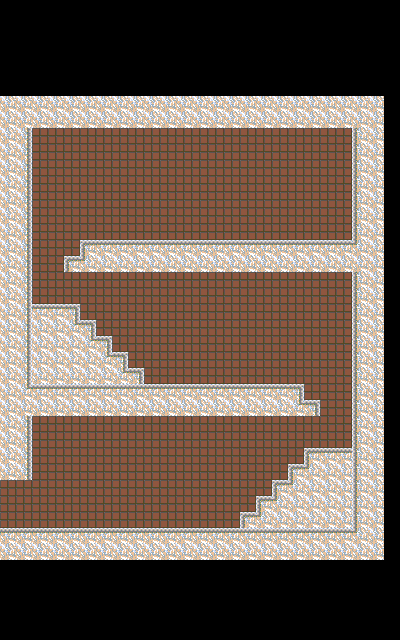

This game map was drawn from its Tiled (.tmx) file and the tilesets committed beside it. A one-line description and the trimmed map source follow:
An orthogonal 25x40 tile map with 16x16 px tiles, 4 tile layers (SilhouetteLayer, BackgroundLayer, GameLayer, ForegroundLayer) and 2 objects (spawn, npcSpawn).

<map version="1.0" orientation="orthogonal" renderorder="left-up" width="25" height="40" tilewidth="16" tileheight="16" nextobjectid="4">
 <properties>
  <property name="exitLeft" value="grema_02.tmx" />
  <property name="spawn" value="door_02" />
 </properties>
 <tileset firstgid="1" name="Olaf_tileset" tilewidth="16" tileheight="16">
  <image source="../graphics/levels/Olaf_tileset.png" trans="ff00ff" width="512" height="512" />
 </tileset>
 <layer name="SilhouetteLayer" width="25" height="40">
  <data>[1000 cells, 0 non-empty, 0 distinct tile ids]</data>
 </layer>
 <layer name="BackgroundLayer" width="25" height="40">
  <data>[1000 cells, 537 non-empty, 4 distinct tile ids]</data>
 </layer>
 <layer name="GameLayer" width="25" height="40">
  <data>[1000 cells, 614 non-empty, 9 distinct tile ids]</data>
 </layer>
 <layer name="ForegroundLayer" width="25" height="40">
  <data>[1000 cells, 0 non-empty, 0 distinct tile ids]</data>
 </layer>
 <objectgroup name="Actors">
  <object id="2" name="playerSpawnLeft" type="spawn" x="6" y="520.5">
   <ellipse />
  </object>
  <object id="3" name="gremaCommoner_07" type="npcSpawn" x="311.833" y="233.333">
   <properties>
    <property name="npcType" value="commoner" />
    <property name="script" value="grema_commoner_07" />
   </properties>
   <ellipse />
  </object>
 </objectgroup>
</map>
